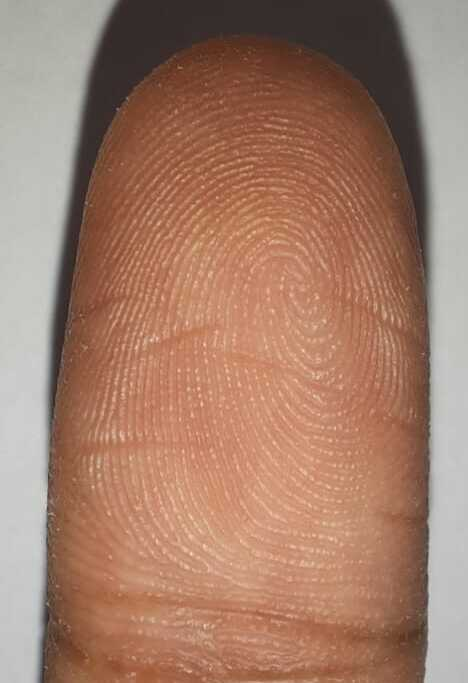
#> input picture M31 - Macro - With Flash (1).jpg, 468 x 683 px
$ python skin.py
#> lines starting #> are read from the running program, lines starting #| are printed output that depends on the picture; after the words box and inside, x2 and y2 are one past the last pixel; in counts of white or black regions, pixels touching at a corner belong together
import cv2
import numpy as np


# # ----------------------- Step 1 (Done) - Identify Background and finger - background black / finger white --------------------------------------


# #Open a simple image
# img=cv2.imread("M31 - Macro - Without Flash 1.jpg")

# #converting from gbr to YCbCr color space
# img_YCrCb = cv2.cvtColor(img, cv2.COLOR_BGR2YCrCb)
# #skin color range for YCbCr color space
# YCrCb_mask = cv2.inRange(img_YCrCb, (0, 135, 85), (255,180,135)) # background black / finger white
# YCrCb_mask = cv2.morphologyEx(YCrCb_mask, cv2.MORPH_OPEN, np.ones((3,3), np.uint8)) #It is useful in removing noise


# cv2.imwrite("Finger detection - 1.jpg",YCrCb_mask)


# # ----------------------- Step 2 (Done) - Identify Background and finger - background white / finger black --------------------------------------


# #Open a simple image
# img=cv2.imread("M31 - Macro - Without Flash 1.jpg")

# #converting from gbr to YCbCr color space
# img_YCrCb = cv2.cvtColor(img, cv2.COLOR_BGR2YCrCb)
# #skin color range for YCbCr color space
# YCrCb_mask = cv2.inRange(img_YCrCb, (0, 135, 85), (255,180,135)) # background black / finger white
# # Inverting the mask by
# YCrCb_mask = cv2.bitwise_not(YCrCb_mask)  # background white / finger black
# YCrCb_mask = cv2.morphologyEx(YCrCb_mask, cv2.MORPH_OPEN, np.ones((3,3), np.uint8)) #It is useful in removing noise


# cv2.imwrite("Finger detection - 2.jpg",YCrCb_mask)


# # ----------------------- Step 3 (Done) - Remove Background - background black --------------------------------------


# #Open a simple image
# img=cv2.imread("M31 - Macro - Without Flash 1.jpg")

# #converting from gbr to YCbCr color space
# img_YCrCb = cv2.cvtColor(img, cv2.COLOR_BGR2YCrCb)
# #skin color range for YCbCr color space
# YCrCb_mask = cv2.inRange(img_YCrCb, (0, 135, 85), (255,180,135))  # background black / finger white
# YCrCb_mask = cv2.morphologyEx(YCrCb_mask, cv2.MORPH_OPEN, np.ones((3,3), np.uint8)) #It is useful in removing noise

# YCrCb_result = cv2.bitwise_and(img,img,mask=YCrCb_mask)

# cv2.imwrite("Finger detection - 3.jpg",YCrCb_result)


# # ----------------------- Step 4 (Done) - Remove Background - background white --------------------------------------


#Open a simple image
img=cv2.imread("M31 - Macro - With Flash (1).jpg")
#> img is the input picture: shape (683, 468, 3); mean B, G, R 105.6, 124.7, 162.9

#converting from gbr to YCbCr color space
img_YCrCb = cv2.cvtColor(img, cv2.COLOR_BGR2YCrCb)
#> img_YCrCb: shape (683, 468, 3); mean of channels 0, 1, 2 133.9, 148.6, 112.1
#skin color range for YCbCr color space
YCrCb_mask = cv2.inRange(img_YCrCb, (0, 135, 85), (255,180,135))  # background black / finger white
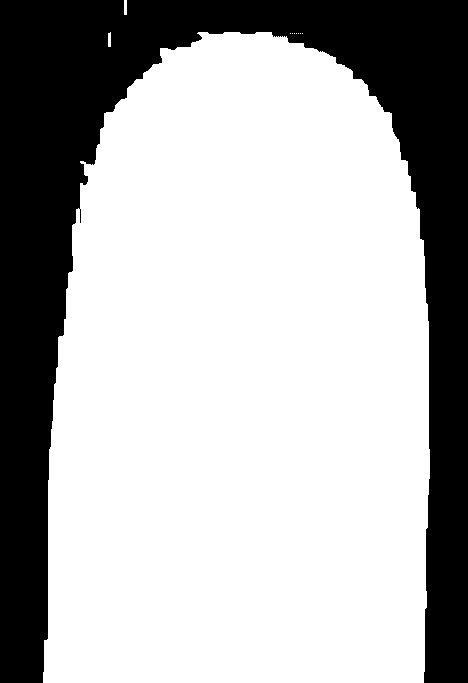
#> YCrCb_mask: shape (683, 468); 69.4% white; 1 black region, box (x1, y1, x2, y2) and area: (0, 0, 468, 683) 97679
YCrCb_mask = cv2.morphologyEx(YCrCb_mask, cv2.MORPH_OPEN, np.ones((3,3), np.uint8)) #It is useful in removing noise
#> YCrCb_mask: shape (683, 468); 69.4% white; 1 black region, box (x1, y1, x2, y2) and area: (0, 0, 468, 683) 97708

YCrCb_result = cv2.bitwise_and(img,img,mask=YCrCb_mask)
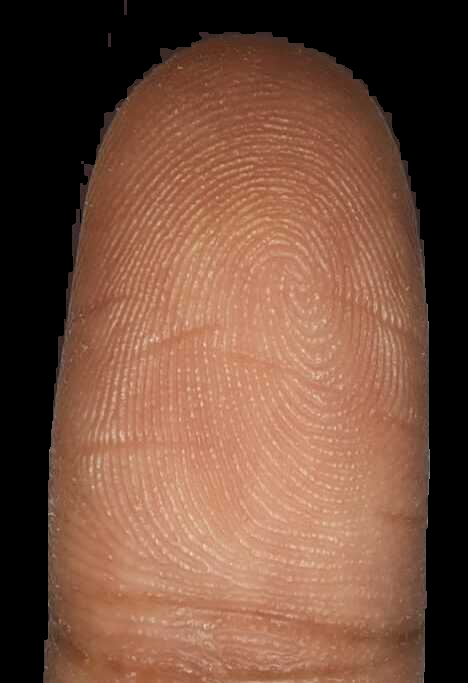
#> YCrCb_result: shape (683, 468, 3); mean B, G, R 60.7, 78.8, 116.5

# get (i, j) positions of all RGB pixels that are black (i.e. [0, 0, 0])
black_pixels = np.where(
    (YCrCb_result[:, :, 0] == 0) &
    (YCrCb_result[:, :, 1] == 0) &
    (YCrCb_result[:, :, 2] == 0)
)
#> black_pixels = 97708 positions, rows 0 to 682, columns 0 to 467

# set those pixels to white
YCrCb_result[black_pixels] = [255, 255, 255]
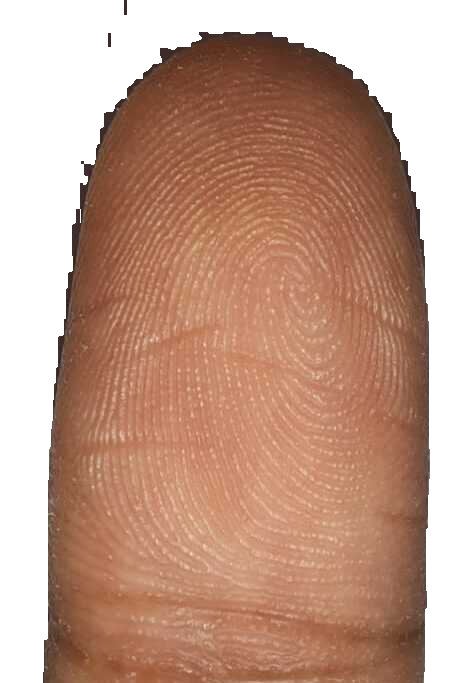
#> YCrCb_result: shape (683, 468, 3); mean B, G, R 138.7, 156.7, 194.4

cv2.imwrite("1 - YCrCb_result.jpg",YCrCb_result)


# [145 lines of commented-out code are left out]
